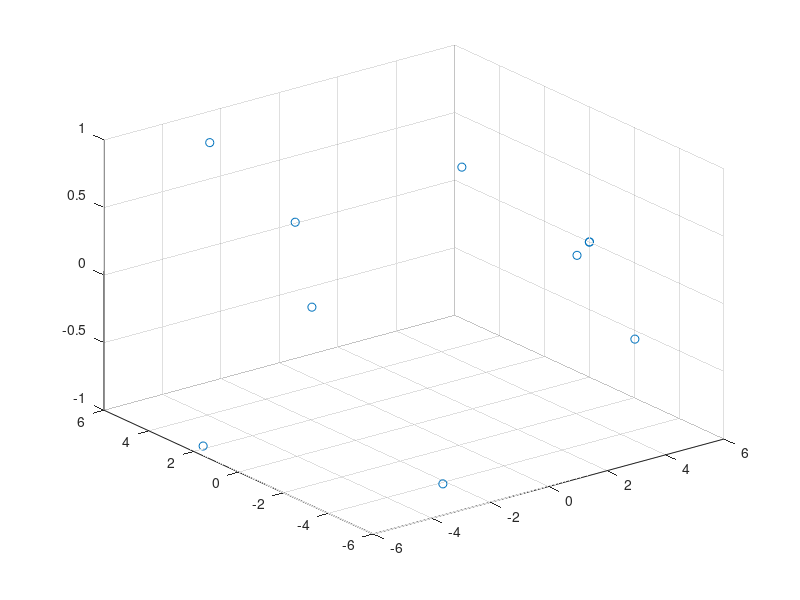

Here is the MATLAB script that generated this plot: (Note: this script raises an error after producing the figure.)
% Runs a circle around a cube

clear
close all
clc

%path for wahba solver
addpath('../matlabScripts/')

%circle parameters
R = 6; %radius
N = 10; %number of images
inc = 1; %inclination (not a real orbital inclination)
Revs = 1; %number of revolutions around the cube

theta = linspace(0,2*pi*Revs,N);
x = zeros(3,N);
for ii = 1:N
    x(1,ii) = R*cos(theta(ii));
    x(2,ii) = R*sin(theta(ii));
    x(3,ii) = inc*sin(4*theta(ii));
    %     x(3,ii) = inc;
end

figure
scatter3(x(1,:),x(2,:),x(3,:))

% Create the cube
P = [1; 0; 0];
s = 0.5;
sw = 0.05;
fc = [1 0 0;
    0 1 0;
    0 0 1;
    1 1 0;
    1 0 1;
    0 1 1];

ec = [.1 .1 .1];
C = createCube(P, s, sw, fc, ec);

%create more cubes
P2 = [0; 0; -2];
C2 = createCube(P2, s, sw, fc, ec);

P3 = [1; -1; 0];
C3 = createCube(P3, s, sw, fc, ec);

P4 = [0; 2; .5];
C4 = createCube(P4, s, sw, fc, ec);

P5 = [-1; 0; 0];
C5 = createCube(P5, s, sw, fc, ec);

P6 = [.4; -1; .4];
C6 = createCube(P6, s, sw, fc, ec);

%create an all encompassing rectangular prism
s = [14; 14; 12];
sw = .1;
C7 = createRectangularPrism([0, 0, 0]', s, sw, fc, ec, true);

%cube cell array
CArray = cell(2,1);
CArray{1} = C;
CArray{2} = C2;
CArray{3} = C3;
CArray{4} = C4;
CArray{5} = C5;
CArray{6} = C6;
CArray{7} = C7;

% createPixelVectors and camera information
f = 500;
width = 640;
height = 480;
sz = [width, height];
px = width/2;
py = height/2;
K = [f, 0, px;
    0, f, py;
    0, 0, 1];

V = createPixelVectors(K,width,height);

%run through and create an image at each point, always pointing towards the
%center
vz = [0; 0; 1];
vx = [1; 0; 0];
vBMat = [vx'; vz'];
aVec = [1; 1];

figure
tic
for ii = 1:N
   
    %create the quaternion for this location
    imFoc = [0 0 0]'; %point the image is centered on
    vz_I = imFoc - x(:,ii); %camera z-axis in the inertial frame
    vx_I = [vz_I(2); -vz_I(1); 0]; %camera x-axis in the inertial frame    
    
    %normalize vectors
    vx_I = vx_I/norm(vx_I);
    vz_I = vz_I/norm(vz_I);
    
    %create matrix and solve wahbas problem
    vIMat = [vx_I'; vz_I'];
    RBI = wahbaSolver(aVec,vIMat,vBMat);
    q = dcm2quat(RBI);
    
%     tic    
    imgRGBD = createImage(CArray, x(:,ii), q', V, sz, K);
%     toc
    
    %extract RGB info
    img = imgRGBD(:,:,1:3);
    
    %filter and display
    % imgFilt = imgaussfilt(img,1.2);
    imgFilt = img;
    imshow(imgFilt);
    
    imshow(imgFilt);
    
    imwrite(imgFilt,strcat('images/cubeCircling',num2str(ii,'%04i'),'.jpg'))
    
    disp('Percent Complete:')
    disp(ii/N*100)

end
toc
